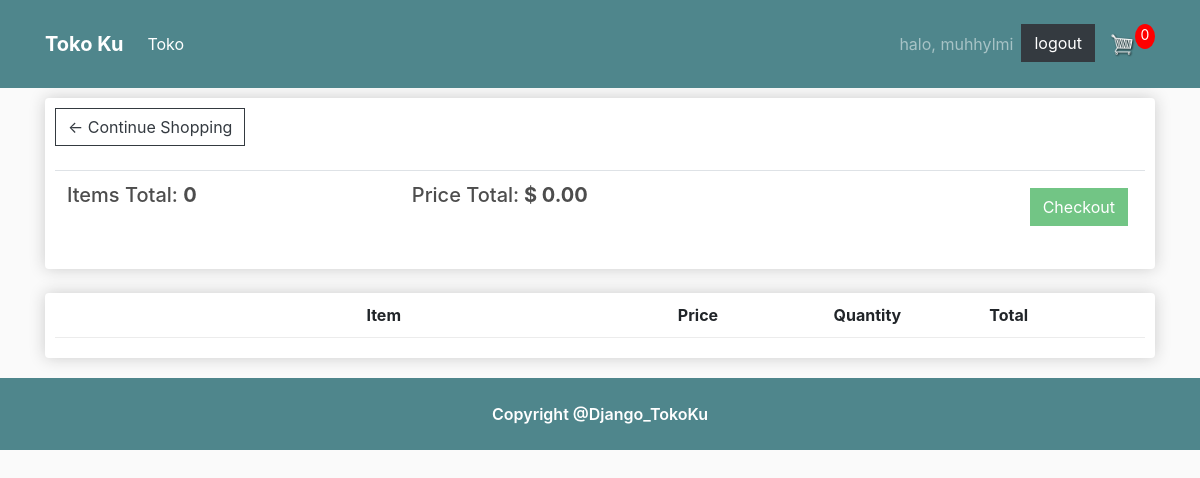
The page /cart/ (signed in) on the database as committed earlier.
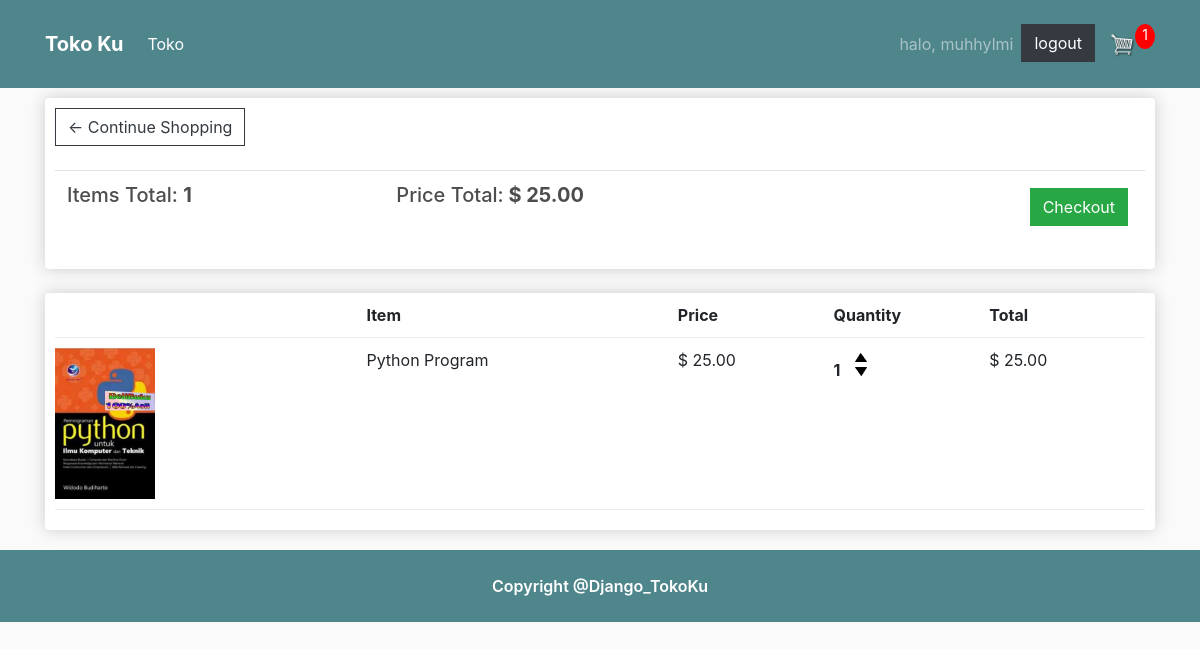
The same page on the database as committed later.
### store/models.py (models this page shows, shortened)
class Order(models.Model):
    customer = models.ForeignKey(
        Customer, on_delete=models.SET_NULL, null=True, blank=True)
    date_ordered = models.DateTimeField(auto_now_add=True)
    complete = models.BooleanField(default=False)
    transaction_id = models.CharField(max_length=100, null=True)
    @property
    def get_cart_total(self):
        orderitems = self.orderitem_set.all()
        total = sum([item.get_total for item in orderitems])
        return total
    @property
    def get_cart_items(self):
        orderitems = self.orderitem_set.all()
        total = sum([item.quantity for item in orderitems])
        return total

class OrderItem(models.Model):
    product = models.ForeignKey(Product, on_delete=models.SET_NULL, null=True)
    order = models.ForeignKey(Order, on_delete=models.SET_NULL, null=True)
    quantity = models.IntegerField(default=0, null=True, blank=True)
    date_added = models.DateTimeField(auto_now_add=True)
    @property
    def get_total(self):
        total = self.product.price * self.quantity
        return total

class Product(models.Model):
    name = models.CharField(max_length=200)
    price = models.DecimalField(max_digits=7, decimal_places=2)
    digital = models.BooleanField(default=False, null=True, blank=True)
    image = models.ImageField(null=True, blank=True)
    @property
    def imageURL(self):
        try:
            url = self.image.url
        except:
            url = ''
        return url

### store/views.py (the view)
# urls.py: path('cart/', views.cart, name='cart'),
def cart(request):
    data = cartData(request)
    items = data['items']
    order = data['order']
    cartItems = data['cartItems']
    context = {'items': items, 'order': order, 'cartItems': cartItems}
    return render(request, 'store/cart.html', context)

### store/utils.py (called while the page is built)
def cartData(request):
    if request.user.is_authenticated:
        customer = request.user.customer
        order, created = Order.objects.get_or_create(
            customer=customer, complete=False)
        items = order.orderitem_set.all()
        cartItems = order.get_cart_items
    else:
        cookieData = cookieCart(request)
        items = cookieData['items']
        order = cookieData['order']
        cartItems = cookieData['cartItems']
    return{'items': items, 'order': order, 'cartItems': cartItems}

### store/templates/store/cart.html (shortened to what this page needs)
{% extends 'store/main.html' %}
{% load static %}
{% block content %}
	<div class="row">
		<div class="col-lg-12">
			<div class="box-element">
				<a  class="btn btn-outline-dark" href="{% url 'store' %}">&#x2190; Continue Shopping</a>
				<br>
				<br>
				<table class="table">
					<tr>
						<th><h5>Items Total: <strong>{{order.get_cart_items}} </strong></h5></th>
						<th><h5>Price Total:<strong> $ {{order.get_cart_total|floatformat:2}} </strong></h5></th>
						<th>
							<a  style="float:right; margin:5px;" class="btn btn-success disabled" id ="btn-checkout" href="{% url 'checkout' %}">Checkout</a>
						</th>
					</tr>
				</table>
			</div>
			<br>
			<div class="box-element">
				<div class="cart-row">
					<div style="flex:2"></div>
					<div style="flex:2"><strong>Item</strong></div>
					<div style="flex:1"><strong>Price</strong></div>
					<div style="flex:1"><strong>Quantity</strong></div>
					<div style="flex:1"><strong>Total</strong></div>
				</div>
				{% for item in items %}
				<div class="cart-row">
					<div style="flex:2"><img class="row-image" src="{{item.product.imageURL}}"></div>
					<div style="flex:2"><p>{{item.product.name}} </p></div>
					<div style="flex:1"><p>$ {{item.product.price|floatformat:2}}</p></div>
					<div style="flex:1">
						<p class="quantity">{{item.quantity}}</p>
						<div class="quantity">
							<img data-product="{{item.product.id}}" data-action="add" class="chg-quantity update-cart" src="{% static  'images/arrow-up.png' %}">
							<img data-product="{{item.product.id}}" data-action="remove" class="chg-quantity update-cart" src="{% static  'images/arrow-down.png' %}">
						</div>
					</div>
					<div style="flex:1"><p>$ {{item.get_total|floatformat:2}} </p></div>
				</div>
				{% endfor %}
			</div>
		</div>
	</div>
{% endblock content %}

### store/templates/store/main.html (shortened to what this page needs)
<!doctype html>
{% load static %}
<html lang="en">
  <head>
    <link rel="stylesheet" href="https://maxcdn.bootstrapcdn.com/bootstrap/4.0.0/css/bootstrap.min.css">
    <link rel="stylesheet" href="{% static 'css/main.css' %}">
  </head>
  <body>
    <nav class="navbar navbar-expand-lg navbar-dark bg-dark sticky-top">
        <div class="container">
            <a class="navbar-brand" href="{% url 'store' %}"><strong>Toko Ku</strong></a>
            <div class="collapse navbar-collapse" id="navbarSupportedContent">
              <ul class="navbar-nav mr-auto">
                <li class="nav-item active">
                  <a class="nav-link" href="{% url 'store' %}">Toko <span class="sr-only">(current)</span></a>
                </li>
              </ul>
              <div class="form-inline my-2 my-lg-0">
                {% if user.is_authenticated %}
                <ul class="navbar-nav mt-3">
                  <li class="nav-item"><p class="nav-link">halo, {{user}}</p></li>
                  <li class="nav-item">
                    <a class="btn btn-dark" href="{% url 'logout' %}">logout</a>
                  </li>
                </ul>
                {% else %}
                <a href=" {% url 'login' %}"class="btn btn-warning">Login</a>
                {% endif %}
                   <a href="{% url 'cart' %}">
                      <img  id="cart-icon" src="{% static 'images/cart.png' %}">
                  </a>
                  <p id="cart-total">{{cartItems}} </p>
              </div>
            </div>
        </div>
      </nav>
    <div class="container">
        {% block content %}
        {% endblock content %}
    </div>
    <div class="footer">
      <div class="container">
        <div class="row justify-content-center align-items-center">
          <div class="col">
            <p class="text-center my-4" id="copyright">Copyright @Django_TokoKu</p>
          </div>
        </div>
      </div>
    </div>
  </body>
</html>

### static/css/main.css (style rules this page uses)
body { background-color: hsl(0, 0%, 98%); }
h1, h2, h3, h4, h5, h6 { color: hsl(0, 0%, 30%); }
.box-element { box-shadow: hsl(0, 0%, 80%) 0 0 16px; background-color: #fff; border-radius: 4px; padding: 10px; }
.bg-dark { background-color: #4f868c !important; }
#cart-icon { width: 25px; display: inline-block; margin-left: 15px; }
#cart-total { display: block; text-align: center; color: #fff; background-color: red; width: 20px; height: 25px; border-radius: 50%; font-size: 14px; }
.col-lg-4, .col-lg-6, .col-lg-8, .col-lg-12 { margin-top: 10px; }
.btn { border-radius: 0; }
.row-image { width: 100px; }
.cart-row { display: flex; align-items: flex-stretch; padding-bottom: 10px; margin-bottom: 10px; border-bottom: 1px solid #ececec; }
.quantity { display: inline-block; font-weight: 700; padding-right: 10px; }
.chg-quantity { width: 12px; cursor: pointer; display: block; margin-top: 5px; transition: 0.1s; }

### store/templates/store/main.html (style rules this page uses)
.footer { background-color: #4f868c !important; margin-top: 20px; }
#copyright { color: #fff; font-weight: 600; }

Rows that differ between the two databases and show on the page:
computed for Order: get_cart_items "0" → "1"; get_cart_total "0.00" → "25.00"
added OrderItem: product.imageURL (picture), product.name "Python Program", product.price "25.00", quantity "1", get_total "25.00"
Other text that changed with them:
{{ cartItems }}: "0" → "1"
